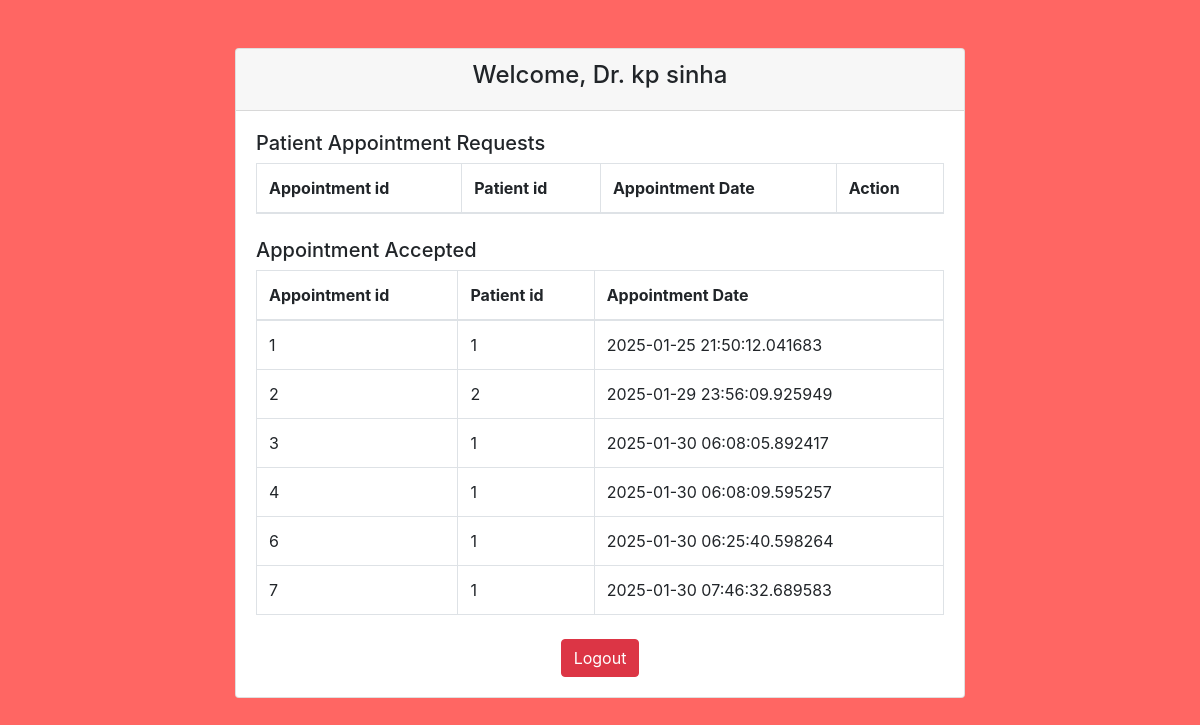
/doctor_page/1 (signed in), run on the app's committed database.
### app.py (models this page shows, shortened)
class Doctor(db.Model):
    id = db.Column(db.Integer, primary_key=True)
    password = db.Column(db.String(10), nullable=False)
    name = db.Column(db.String(100), nullable=False)
    specialization = db.Column(db.String(100), nullable=False)
    contact_number = db.Column(db.String(15), nullable=False)

class Appointment(db.Model):
    id = db.Column(db.Integer, primary_key=True)
    patient_id = db.Column(db.Integer, db.ForeignKey('patient.id'), nullable=False)
    doctor_id = db.Column(db.Integer, db.ForeignKey('doctor.id'), nullable=False)
    appointment_date = db.Column(db.DateTime, nullable=False)
    status = db.Column(db.String(10), nullable=False)  # Pending, Accepted, Rejected

### app.py (the view)
@app.route('/doctor_page/<int:doctor_id>')
def doctor_page(doctor_id):
    if 'user_id' not in session or session['user_id'] != doctor_id:
        return redirect(url_for('login'))  # Redirect unauthorized users to login
    doctor = Doctor.query.get(doctor_id)
    appointments_accepted = Appointment.query.filter_by(status='Accepted').all()
    appointments_pending = Appointment.query.filter_by(status='Pending').all()
    return render_template('doctor.html', doctor = doctor,appointments_accepted = appointments_accepted,appointments_pending = appointments_pending)

### templates/doctor.html (shortened to what this page needs)
<!doctype html>
<html lang="en">
<head>
    <link rel="stylesheet" href="https://cdn.jsdelivr.net/npm/bootstrap@4.3.1/dist/css/bootstrap.min.css">
</head>
<body style="background-color: #FF6663;">
    <div style="background-color: #FF6663;" class="container mt-5">
        <div class="row justify-content-center">
            <div class="col-md-8">
                <div class="card">
                    <div class="card-header text-center">
                        <h4>Welcome, Dr.  {{ doctor.name }} </h4>
                    </div>
                    <div class="card-body">
                        <div class="mb-4">
                            <h5>Patient Appointment Requests</h5>
                            <table class="table table-bordered">
                                <thead>
                                    <tr>
                                        <th>Appointment id</th>
                                        <th>Patient id</th>
                                        <th>Appointment Date</th>
                                        <th>Action</th>
                                    </tr>
                                </thead>
                            </table>
                        </div>
                        <div class="mb-4">
                            <h5>Appointment Accepted</h5>
                            <table class="table table-bordered">
                                <thead>
                                    <tr>
                                        <th>Appointment id</th>
                                        <th>Patient id</th>
                                        <th>Appointment Date</th>
                                    </tr>
                                </thead>
                                <tbody>
                                    {% for appointment in appointments_accepted %}
                                    <tr>
                                        <td>{{ appointment.id }}</td>
                                        <td>{{ appointment.patient_id }}</td>
                                        <td>{{ appointment.appointment_date }}</td>
                                    </tr>
                                    {% endfor %}
                                </tbody>
                            </table>
                        </div>
                        <div class="text-center">
                            <button class="btn btn-danger" onclick="logout()">Logout</button>
                        </div>
                    </div>
                </div>
            </div>
        </div>
    </div>
</body>
</html>

### data on the page
Doctor: name "kp sinha"
Appointment: id "1", patient_id "1", appointment_date "2025-01-25 21:50:12.041683"
Appointment: id "2", patient_id "2", appointment_date "2025-01-29 23:56:09.925949"
Appointment: id "3", patient_id "1", appointment_date "2025-01-30 06:08:05.892417"
Appointment: id "4", patient_id "1", appointment_date "2025-01-30 06:08:09.595257"
Appointment: id "6", patient_id "1", appointment_date "2025-01-30 06:25:40.598264"
Appointment: id "7", patient_id "1", appointment_date "2025-01-30 07:46:32.689583"
